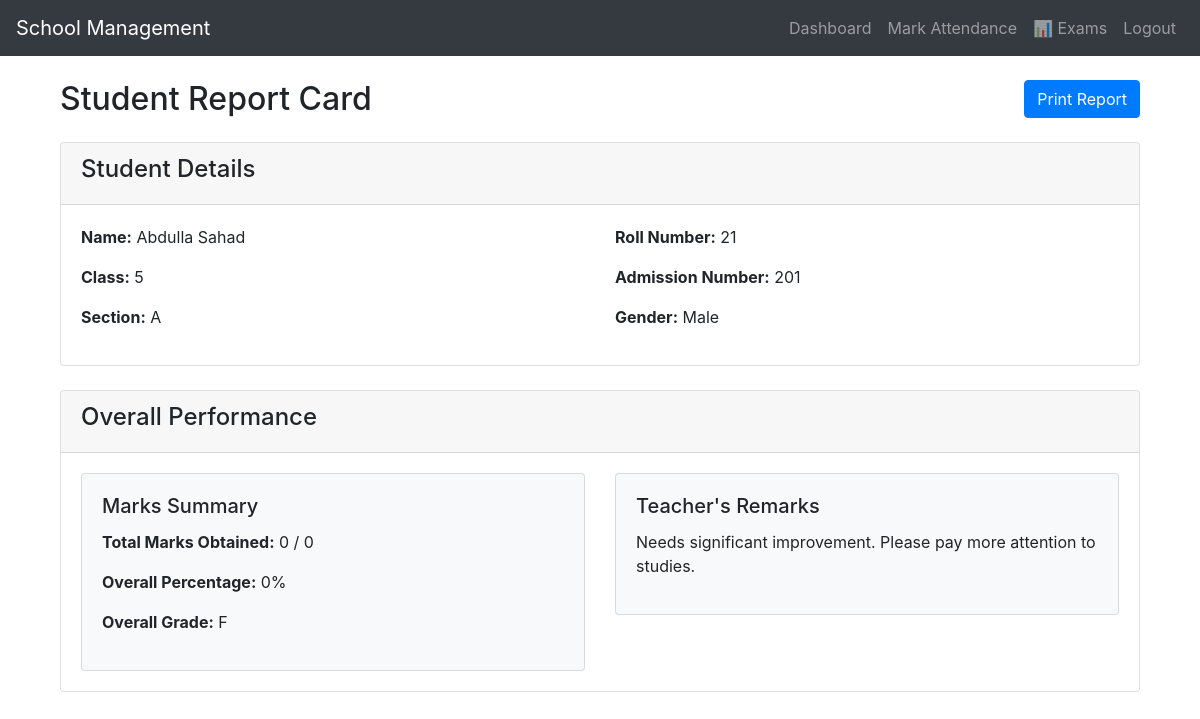
/marks/report/1 (signed in), run on an earlier commit of the app's database.
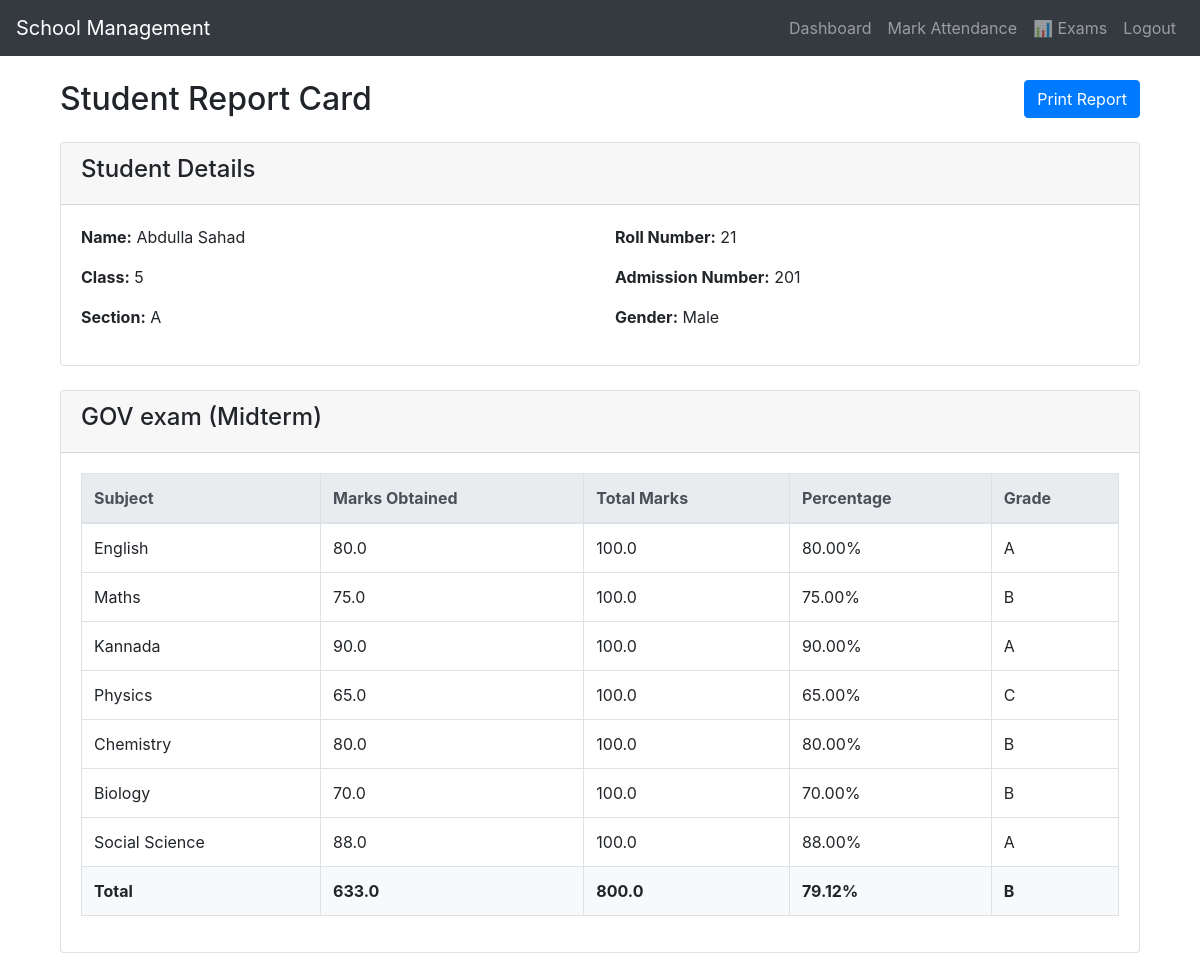
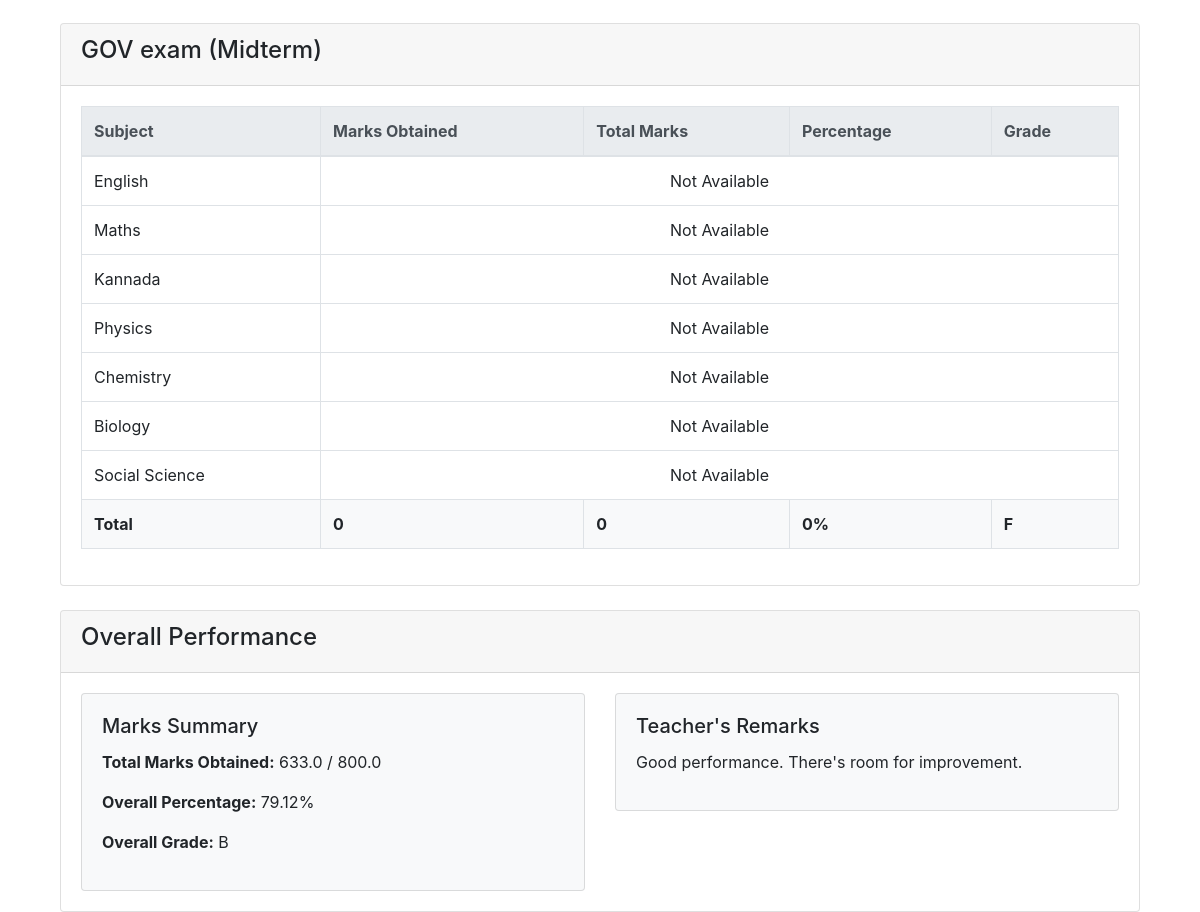
And on a later commit of the database (2 pictures, top to bottom).
### dashboard/models.py (models this page shows, shortened)
class Exam(db.Model):
    id = db.Column(db.Integer, primary_key=True)
    class_id = db.Column(db.Integer, db.ForeignKey('class.id'), nullable=False)
    section_id = db.Column(db.Integer, db.ForeignKey('section.id'), nullable=False)
    name = db.Column(db.String(100), nullable=False)
    exam_type = db.Column(db.Enum('Midterm', 'Final', 'Quiz', 'Assignment', name="exam_types"), nullable=False)
    start_date = db.Column(db.Date, nullable=False)
    end_date = db.Column(db.Date, nullable=False)
    is_active = db.Column(db.Boolean, default=True)
    marks = db.relationship('Mark', backref='exam', lazy=True)

class Subject(db.Model):
    id = db.Column(db.Integer, primary_key=True)
    class_id = db.Column(db.Integer, db.ForeignKey('class.id'), nullable=False)
    subject_name = db.Column(db.String(100), nullable=False)
    teacher_id = db.Column(db.Integer, db.ForeignKey('user.id'), nullable=False)
    marks = db.relationship('Mark', backref='subject', lazy=True)

class Mark(db.Model):
    id = db.Column(db.Integer, primary_key=True)
    student_id = db.Column(db.Integer, db.ForeignKey('student.id'), nullable=False)
    subject_id = db.Column(db.Integer, db.ForeignKey('subject.id'), nullable=False)
    exam_id = db.Column(db.Integer, db.ForeignKey('exam.id'), nullable=False)
    marks_obtained = db.Column(db.Float, nullable=False)
    total_marks = db.Column(db.Float, nullable=False)
    grade = db.Column(db.String(5), nullable=False)
    @property
    def percentage(self):
        if self.total_marks == 0:
            return 0
        return (self.marks_obtained / self.total_marks) * 100
    @staticmethod
    def calculate_grade(percentage):
        if percentage >= 90:
            return 'A+'
        elif percentage >= 80:
            return 'A'
        elif percentage >= 70:
            return 'B'
        elif percentage >= 60:
            return 'C'
        elif percentage >= 50:
            return 'D'
        else:
            return 'F'

### dashboard/views.py (the view)
@app.route('/marks/report/<int:student_id>', methods=['GET'])
@login_required
def student_marks_report(student_id):
    student = Student.query.get_or_404(student_id)
    exams = Exam.query.filter_by(class_id=student.class_id).all()
    subjects = Subject.query.filter_by(class_id=student.class_id).all()
    marks_by_exam = {}
    for exam in exams:
        subject_marks = {}
        for subject in subjects:
            mark = Mark.query.filter_by(
                student_id=student_id,
                subject_id=subject.id,
                exam_id=exam.id
            ).first()
            subject_marks[subject.id] = mark
        total_obtained, total_possible, percentage = student.calculate_total_marks(exam.id)
        marks_by_exam[exam.id] = {
            'subject_marks': subject_marks,
            'total_obtained': total_obtained,
            'total_possible': total_possible,
            'percentage': percentage,
            'grade': Mark.calculate_grade(percentage)
        }
    overall_obtained, overall_possible, overall_percentage = student.calculate_total_marks()
    return render_template('exams/report.html',
                          student=student,
                          exams=exams,
                          subjects=subjects,
                          marks_by_exam=marks_by_exam,
                          overall_obtained=overall_obtained,
                          overall_possible=overall_possible,
                          overall_percentage=overall_percentage,
                          overall_grade=Mark.calculate_grade(overall_percentage))

### dashboard/__init__.py (called while the page is built)
@login_manager.user_loader
def load_user(user_id):
    user = User.query.get(int(user_id))
    return user

### dashboard/models.py (called while the page is built)
    @property
    def is_authenticated(self):
        return True

    @property
    def full_name(self):
        return f"{self.first_name} {self.last_name}"

    def calculate_total_marks(self, exam_id=None):
        query = Mark.query.filter_by(student_id=self.id)
        if exam_id:
            query = query.filter_by(exam_id=exam_id)
        marks = query.all()
        total_obtained = sum(mark.marks_obtained for mark in marks)
        total_possible = sum(mark.total_marks for mark in marks)
        if total_possible == 0:
            return 0, 0, 0
        percentage = (total_obtained / total_possible) * 100
        return total_obtained, total_possible, round(percentage, 2)

### dashboard/templates/exams/report.html (shortened to what the changed rows need)
{% extends "base.html" %}
{% block content %}
<div class="container-fluid">
    <div class="row mb-3">
        <div class="col-md-6">
            <h2>Student Report Card</h2>
        </div>
    </div>
    {% for exam in exams %}
    <div class="card mb-4">
        <div class="card-header">
            <h4>{{ exam.name }} ({{ exam.exam_type }})</h4>
        </div>
        <div class="card-body">
            <div class="table-responsive">
                <table class="table table-bordered">
                    <thead class="thead-light">
                        <tr>
                            <th>Subject</th>
                            <th>Marks Obtained</th>
                            <th>Total Marks</th>
                            <th>Percentage</th>
                            <th>Grade</th>
                        </tr>
                    </thead>
                    <tbody>
                        {% for subject in subjects %}
                            <tr>
                                <td>{{ subject.subject_name }}</td>
                                {% if subject.id in marks_by_exam[exam.id].subject_marks and marks_by_exam[exam.id].subject_marks[subject.id] %}
                                    <td>{{ marks_by_exam[exam.id].subject_marks[subject.id].marks_obtained }}</td>
                                    <td>{{ marks_by_exam[exam.id].subject_marks[subject.id].total_marks }}</td>
                                    <td>{{ "%.2f"|format(marks_by_exam[exam.id].subject_marks[subject.id].percentage) }}%</td>
                                    <td>{{ marks_by_exam[exam.id].subject_marks[subject.id].grade }}</td>
                                {% else %}
                                    <td colspan="4" class="text-center">Not Available</td>
                                {% endif %}
                            </tr>
                        {% endfor %}
                    </tbody>
                    <tfoot>
                        <tr class="bg-light">
                            <th>Total</th>
                            <th>{{ marks_by_exam[exam.id].total_obtained }}</th>
                            <th>{{ marks_by_exam[exam.id].total_possible }}</th>
                            <th>{{ marks_by_exam[exam.id].percentage }}%</th>
                            <th>{{ marks_by_exam[exam.id].grade }}</th>
                        </tr>
                    </tfoot>
                </table>
            </div>
        </div>
    </div>
    {% endfor %}
    <div class="card">
        <div class="card-body">
            <div class="row">
                <div class="col-md-6">
                    <div class="card bg-light">
                        <div class="card-body">
                            <h5 class="card-title">Marks Summary</h5>
                            <p><strong>Total Marks Obtained:</strong> {{ overall_obtained }} / {{ overall_possible }}</p>
                            <p><strong>Overall Percentage:</strong> {{ overall_percentage }}%</p>
                            <p><strong>Overall Grade:</strong> {{ overall_grade }}</p>
                        </div>
                    </div>
                </div>
                <div class="col-md-6">
                    <div class="card bg-light">
                        <div class="card-body">
                            <h5 class="card-title">Teacher's Remarks</h5>
                            <p>
                                {% if overall_percentage >= 90 %}
                                    Excellent performance! Keep up the outstanding work.
                                {% elif overall_percentage >= 80 %}
                                    Very good performance. Continue working hard.
                                {% elif overall_percentage >= 70 %}
                                    Good performance. There's room for improvement.
                                {% elif overall_percentage >= 60 %}
                                    Satisfactory performance. Need to focus more on studies.
                                {% else %}
                                    Needs significant improvement. Please pay more attention to studies.
                                {% endif %}
                            </p>
                        </div>
                    </div>
                </div>
            </div>
        </div>
    </div>
</div>
{% endblock %}

What changed in the data, as far as the page shows it:
added Exam: name "GOV exam", exam_type "Midterm", marks_by_exam "633.0", marks_by_exam "800.0", marks_by_exam "79.12", marks_by_exam "B"
added Subject: subject_name "English", shows "Not Available"
added Mark: marks_obtained "80.0", total_marks "100.0", total_marks+marks_obtained "80.00", grade "A"
added Subject: subject_name "Maths", shows "Not Available"
added Mark: marks_obtained "75.0", total_marks "100.0", total_marks+marks_obtained "75.00", grade "B"
added Subject: subject_name "Kannada", shows "Not Available"
added Mark: marks_obtained "90.0", total_marks "100.0", total_marks+marks_obtained "90.00", grade "A"
added Subject: subject_name "Physics", shows "Not Available"
added Mark: marks_obtained "65.0", total_marks "100.0", total_marks+marks_obtained "65.00", grade "C"
added Subject: subject_name "Chemistry", shows "Not Available"
added Mark: marks_obtained "80.0", total_marks "100.0", total_marks+marks_obtained "80.00", grade "B"
added Subject: subject_name "Biology", shows "Not Available"
added Mark: marks_obtained "70.0", total_marks "100.0", total_marks+marks_obtained "70.00", grade "B"
added Subject: subject_name "Social Science", shows "Not Available"
added Mark: marks_obtained "88.0", total_marks "100.0", total_marks+marks_obtained "88.00", grade "A"
added Exam: name "GOV exam", exam_type "Midterm", marks_by_exam "0", marks_by_exam "F"
Also different on the page:
{{ overall_obtained }}: "0" → "633.0"
{{ overall_possible }}: "0" → "800.0"
{{ overall_percentage }}: "0" → "79.12"
{{ overall_grade }}: "F" → "B"
text no longer shown: "Needs significant improvement. Please pay more attention to studies."
text now shown: "Good performance. There's room for improvement."
